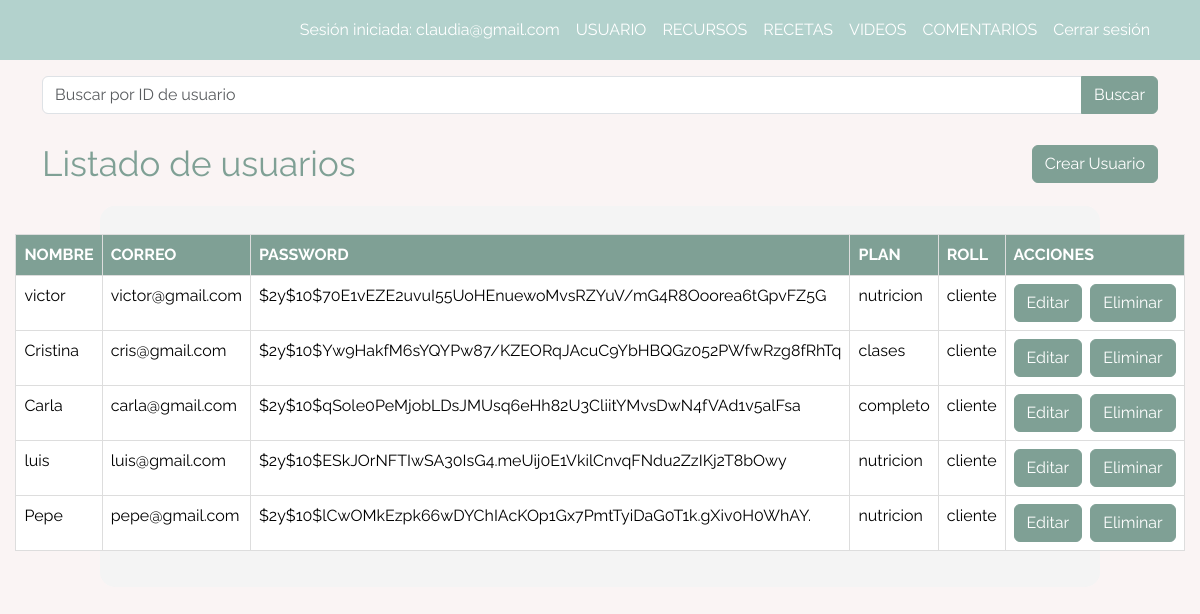
The app's page /admin-listar-usuario.php (signed in) with its own data.
### tables this page shows
CREATE TABLE `usuarios` (
  `id_usuario` int(11) NOT NULL,
  `nombre` varchar(45) NOT NULL,
  `correo` varchar(45) NOT NULL,
  `password` varchar(100) NOT NULL,
  `plan` varchar(10) NOT NULL,
  `roll` varchar(10) NOT NULL
);

### admin-listar-usuario.php (the view, shortened to what this page needs)
<!DOCTYPE html>
<html lang="en">
<head>
    <link
    href="https://cdn.jsdelivr.net/npm/bootstrap@5.3.3/dist/css/bootstrap.min.css"
    rel="stylesheet"
  />
  <link rel="stylesheet" href="https://cdnjs.cloudflare.com/ajax/libs/font-awesome/6.5.1/css/all.min.css">
  <link rel="stylesheet" href="styles.css" />
</head>
<body>
    <header>
    <nav class="navbar navbar-expand-lg navbar-light">
      <div class="container">
          <div class="collapse navbar-collapse" id="navbarNav">
            <ul class="navbar-nav ms-auto">
              <li class="nav-item">
  <span class="nav-link text-white">Sesión iniciada: <?php echo htmlspecialchars($_SESSION['admin']); ?></span>
</li>
                 <li class="nav-item">
  <a class="nav-link text-white" href="admin-listar-usuario.php">USUARIO</a>
</li>
<li class="nav-item">
  <a class="nav-link text-white" href="admin-listar-recursos.php">RECURSOS</a>
</li>
<li class="nav-item">
  <a class="nav-link text-white" href="admin-listar-receta.php">RECETAS</a>
</li>
<li class="nav-item">
  <a class="nav-link text-white" href="admin-listar-video.php">VIDEOS</a>
</li>
<li class="nav-item">
  <a class="nav-link text-white" href="admin-listar-comentarios.php">COMENTARIOS</a>
</li>
<li class="nav-item">
  <a href="#" id="cerrarSesion" class="nav-link text-white">Cerrar sesión</a>
</li>
</ul>
          </div>
      </div>
    </nav>
      </header>
<form method="GET" class="container mt-3 mb-2">
  <div class="input-group">
    <input type="text" name="buscar_id" class="form-control" placeholder="Buscar por ID de usuario" value="<?php echo isset($_GET['buscar_id']) ? htmlspecialchars($_GET['buscar_id']) : ''; ?>">
    <button type="submit" class="btn btn-primary rounded-end">Buscar</button>
  </div>
</form>
     <div class="container d-flex justify-content-between align-items-center mt-4 mb-2">
  <div class="titulo-listar">Listado de usuarios</div>
  <a href="admin-add-usuario.html" class="btn btn-primary">Crear Usuario</a>
</div>
  <div class="container-eventos">
      <table class="table mt-2">
          <thead>
            <tr>
              <th >NOMBRE</th>
              <th >CORREO</th>
              <th >PASSWORD</th>
              <th >PLAN</th>
              <th >ROLL</th>
              <th>ACCIONES</th>
            </tr>
          </thead>
          <tbody>
            <?php
                $conn = mysqli_connect('localhost', 'root', '', 'kairos');
            $buscar_id = isset($_GET['buscar_id']) ? trim($_GET['buscar_id']) : '';
            if ($buscar_id !== '') {
            $sql = "SELECT id_usuario, nombre, correo, password,plan,roll FROM usuarios WHERE id_usuario = " . intval($buscar_id);
            } else {
            $sql = "SELECT id_usuario, nombre, correo, password,plan,roll FROM usuarios";
            }
            $result = mysqli_query($conn, $sql);
                if (mysqli_num_rows($result) > 0) {
                    while($row = mysqli_fetch_assoc($result)) {
                        echo "<tr>";
                        echo "<td>" . $row['nombre'] . "</td>";
                        echo "<td>" . $row['correo'] . "</td>";
                        echo "<td>" . $row['password'] . "</td>";
                        echo "<td>" . $row['plan'] . "</td>";
                        echo "<td>" . $row['roll'] . "</td>";
                        echo "<td>";
                        echo "<div class='d-flex gap-2'>";
                        echo "<a href='admin-editar-usuario.php?id_usuario=" . $row["id_usuario"] . "' class='btn btn-primary'>Editar</a>";
                        echo "<a href='javascript:void(0);' class='btn btn-primary'  onclick='eliminarUsuario(" . $row['id_usuario'] . ")'>Eliminar</a>";
                        echo "</div>";
                        echo "</td>";
                        echo "</tr>";
                    }
                } else {
                    echo "<tr><td colspan='6'>No hay usuarios registrados.</td></tr>";
                }
            ?>
          </tbody>
      </table>
  </div>
</body>
</html>

### styles.css (style rules this page uses)
body { background-color: #FAF4F4 ; width: 100%; height: 100%; font-family:'Raleway', sans-serif; }
.navbar { background-color: #B3D2CD ; width: 100%; margin: 0; padding: 10px; }
.btn-primary { color: white; background-color: #7FA095 ; border-color: #7FA095; }
.titulo-listar { font-size: 35px; color: #7FA095; }
.container-eventos { max-width: 1000px; margin: 15px auto; padding: 20px; border-radius: 15px; background-color: #f4f4f4; place-items: center; }
table { width: 100%; border-collapse: collapse; }
th, td { padding: 10px; text-align: left; border: 1px solid #ddd; }
thead tr { background-color: #7fa095; color: white; }
th { background-color: #7fa095 !important; color: white !important; }
tr:nth-child(even) { background-color: #7fa095; }
tr:nth-child(odd) { background-color: #f2f2f2; }

### records on screen
usuarios: nombre "victor", correo "victor@gmail.com", password "$2y$10$70E1vEZE2uvuI55UoHEnuewoMvsRZYuV/mG4R8Ooorea6tGpvFZ5G", plan "nutricion", roll "cliente"
usuarios: nombre "Cristina", correo "cris@gmail.com", password "$2y$10$Yw9HakfM6sYQYPw87/KZEORqJAcuC9YbHBQGz052PWfwRzg8fRhTq", plan "clases", roll "cliente"
usuarios: nombre "Carla", correo "carla@gmail.com", password "$2y$10$qSole0PeMjobLDsJMUsq6eHh82U3CliitYMvsDwN4fVAd1v5alFsa", plan "completo", roll "cliente"
usuarios: nombre "luis", correo "luis@gmail.com", password "$2y$10$ESkJOrNFTIwSA30IsG4.meUij0E1VkilCnvqFNdu2ZzIKj2T8bOwy", plan "nutricion", roll "cliente"
usuarios: nombre "Pepe", correo "pepe@gmail.com", password "$2y$10$lCwOMkEzpk66wDYChIAcKOp1Gx7PmtTyiDaG0T1k.gXiv0H0WhAY.", plan "nutricion", roll "cliente"

### other values on screen
$_SESSION['admin'] "claudia@gmail.com"
